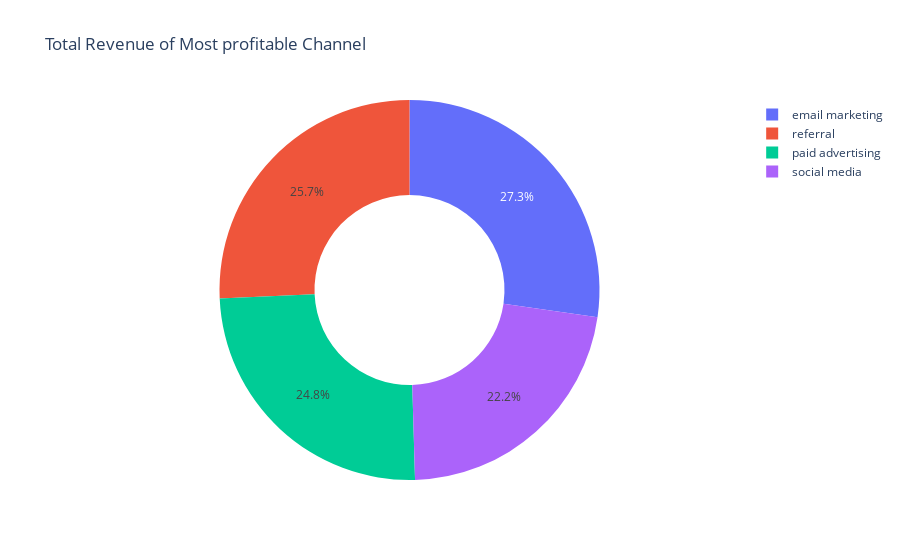

Notebook code cell kept with this figure:
### Code cell
fig=px.pie(total_revenue_channel,values='revenue',names='channel',title='Total Revenue of Most profitable Channel',hole=0.5)
fig.show()

### Figure 1 — Plotly figure (JSON) as saved in the notebook; plotly's stock layout.template omitted (floating-point values rounded to 4 significant figures)
{"data": [{"domain": {"x": [0, 1], "y": [0, 1]}, "hole": 0.5, "hovertemplate": "channel=%{label}<br>revenue=%{value}<extra></extra>", "labels": ["email marketing", "paid advertising", "referral", "social media"], "legendgroup": "", "name": "", "showlegend": true, "type": "pie", "values": [604706, 548396, 569552, 492667]}], "layout": {"autosize": true, "legend": {"tracegroupgap": 0}, "title": {"text": "Total Revenue of Most profitable Channel"}}}
